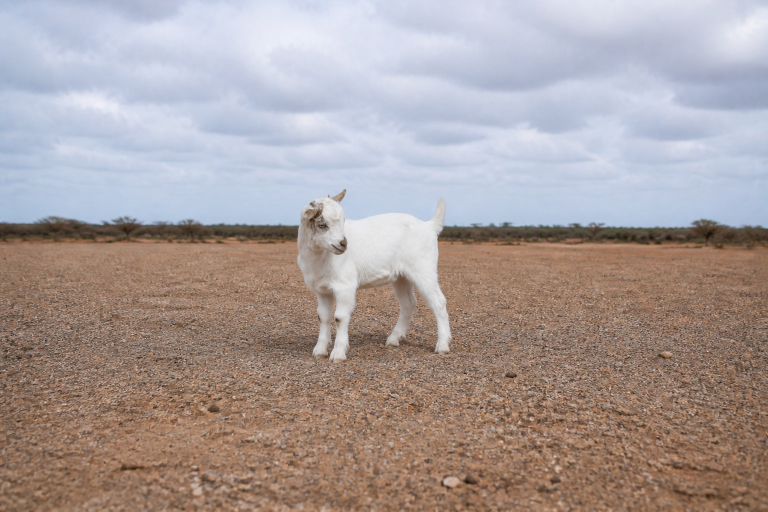
#> input picture smmps/pictures/generated/Birimo/Waxar.jpg, 1536 x 1024 px (shown at 1/2 size); its folder holds only this picture in this run
$ python fit-livestock-type-photos.py
#> lines starting #> are read from the running program, lines starting #| are printed output that depends on the picture
"""Crop livestock type photos to standard 16:9 (1920×1080)."""
from __future__ import annotations

from pathlib import Path

from PIL import Image, ImageOps

ROOT = Path(__file__).resolve().parents[1]
SRC = ROOT / "pictures"
OUT = ROOT / "public" / "images" / "livestock" / "types"
W, H = 1920, 1080
# 16:6 hero crop of a 16:9 file is 1920×720 — keep the animal inside this band.
SAFE_H = 720
BG = (247, 244, 238)

NAME_MAP = {
    "awr": "awr",
    "baarqab": "baarqab",
    "ceysaan": "caysan",
    "ceysan": "caysan",
    "dibi": "dibi",
    "g.qaalin": "qalin",
    "gqaalin": "qalin",
    "hal": "hal",
    "lax": "lax",
    "neyl": "neyl",
    "orgi": "orgi",
    "qurbac": "gurbac",
    "ri": "ri",
    "riyo": "ri",
    "rati": "rati",
    "sabeen": "sabeen",
    "sac": "sac",
    "sumal": "sumal",
    "wan": "wan",
    "waxar": "waxar",
    "wahar": "waxar",
}

# Prefer the canonical filename; do not let aliases overwrite it.
ALIAS_STEMS = {"qurbac", "riyo", "wahar", "ceysaan", "ceysan", "g.qaalin", "gqaalin"}


def slug_name(stem: str) -> str:
#> in fit, img is the input picture: PIL image 1536x1024 RGB; mean R, G, B 168.6, 157, 155.6
    key = stem.strip().lower().replace(" ", "")
    return NAME_MAP.get(key, key)


def trim_dark_edges(img: Image.Image, thresh: int = 38) -> Image.Image:
    """Crop baked-in black/dark bars from any side."""
#> called with thresh = 38
    rgb = img.convert("RGB")
    w, h = rgb.size
#> w = 1536; h = 1024
    pix = rgb.load()
    step_x = max(1, w // 120)
#> step_x = 12
    step_y = max(1, h // 120)
#> step_y = 8

    def dark_col(x: int) -> bool:
        return all(
            (pix[x, y][0] < thresh and pix[x, y][1] < thresh and pix[x, y][2] < thresh)
            for y in range(0, h, step_y)
        )

    def dark_row(y: int) -> bool:
        return all(
            (pix[x, y][0] < thresh and pix[x, y][1] < thresh and pix[x, y][2] < thresh)
            for x in range(0, w, step_x)
        )

    left, right, top, bottom = 0, w - 1, 0, h - 1
#> left = 0; right = 1535; top = 0; bottom = 1023
    while left < right and dark_col(left):
        left += 1
#> after the loop, left = 0
    while right > left and dark_col(right):
        right -= 1
#> this loop made 0 passes
#> after the loop, right = 1535
    while top < bottom and dark_row(top):
        top += 1
#> after the loop, top = 0
    while bottom > top and dark_row(bottom):
        bottom -= 1
#> after the loop, bottom = 1023
    if left > 0 or top > 0 or right < w - 1 or bottom < h - 1:
        rgb = rgb.crop((left, top, right + 1, bottom + 1))
    return rgb


def trim_bg_bars(img: Image.Image, bg: tuple[int, int, int] = BG, tol: int = 22) -> Image.Image:
    """Crop cream/letterbox padding so cover-fit can fill 16:9."""
#> called with bg = (247, 244, 238), tol = 22
    rgb = img.convert("RGB")
    w, h = rgb.size
    pix = rgb.load()
    step_x = max(1, w // 120)
    step_y = max(1, h // 120)

    def near_bg(c: tuple[int, int, int]) -> bool:
        return (
            abs(c[0] - bg[0]) <= tol
            and abs(c[1] - bg[1]) <= tol
            and abs(c[2] - bg[2]) <= tol
        )

    def bg_col(x: int) -> bool:
        return all(near_bg(pix[x, y]) for y in range(0, h, step_y))

    def bg_row(y: int) -> bool:
        return all(near_bg(pix[x, y]) for x in range(0, w, step_x))

    left, right, top, bottom = 0, w - 1, 0, h - 1
#> left = 0; right = 1535; top = 0; bottom = 1023
    while left < right and bg_col(left):
        left += 1
#> after the loop, left = 0
    while right > left and bg_col(right):
        right -= 1
#> after the loop, right = 1535
    while top < bottom and bg_row(top):
        top += 1
#> after the loop, top = 0
    while bottom > top and bg_row(bottom):
        bottom -= 1
#> after the loop, bottom = 1023
    if left > 0 or top > 0 or right < w - 1 or bottom < h - 1:
        rgb = rgb.crop((left, top, right + 1, bottom + 1))
    return rgb


def pad_edge_extend(inner: Image.Image, size: tuple[int, int]) -> Image.Image:
    """Fill 16:9 with continued sky/ground/sides — not cream letterbox."""
    tw, th = size
    canvas = Image.new("RGB", size)
    iw, ih = inner.size
    x = (tw - iw) // 2
    y = (th - ih) // 2
    canvas.paste(inner, (x, y))
    if y > 0:
        top = inner.crop((0, 0, iw, 1)).resize((iw, y), Image.Resampling.LANCZOS)
        canvas.paste(top, (x, 0))
    if y + ih < th:
        bot_h = th - (y + ih)
        bot = inner.crop((0, ih - 1, iw, ih)).resize((iw, bot_h), Image.Resampling.LANCZOS)
        canvas.paste(bot, (x, y + ih))
    if x > 0:
        strip = canvas.crop((x, 0, x + 1, th)).resize((x, th), Image.Resampling.LANCZOS)
        canvas.paste(strip, (0, 0))
    if x + iw < tw:
        right_w = tw - (x + iw)
        strip = canvas.crop((x + iw - 1, 0, x + iw, th)).resize((right_w, th), Image.Resampling.LANCZOS)
        canvas.paste(strip, (x + iw, 0))
    return canvas


def fit_hero_safe(src: Path, dest: Path) -> None:
    """Keep the whole animal inside the 16:6 hero band of a 16:9 file."""
    img = Image.open(src)
    img = ImageOps.exif_transpose(img)
    if img.mode in ("RGBA", "P"):
        img = img.convert("RGBA")
        canvas = Image.new("RGBA", img.size, (*BG, 255))
        canvas.alpha_composite(img)
        img = canvas.convert("RGB")
    else:
        img = img.convert("RGB")
    img = trim_dark_edges(img)
    img = trim_bg_bars(img)
    dest.parent.mkdir(parents=True, exist_ok=True)
    inner = ImageOps.contain(img, (W, SAFE_H - 48), Image.Resampling.LANCZOS)
    filled = pad_edge_extend(inner, (W, H))
    filled.save(dest, "JPEG", quality=92, optimize=True, progressive=True)


def fit(src: Path, dest: Path) -> None:
    img = Image.open(src)
    img = ImageOps.exif_transpose(img)
    if img.mode in ("RGBA", "P"):
        img = img.convert("RGBA")
        canvas = Image.new("RGBA", img.size, (*BG, 255))
        canvas.alpha_composite(img)
        img = canvas.convert("RGB")
    else:
        img = img.convert("RGB")

    img = trim_dark_edges(img)
    img = trim_bg_bars(img)
    dest.parent.mkdir(parents=True, exist_ok=True)
    # Fill the whole 1920×1080 16:9 file (no cream bars). Hero UI crops 16:6 with object-cover.
    filled = ImageOps.fit(
        img,
        (W, H),
        method=Image.Resampling.LANCZOS,
        centering=(0.5, 0.5),
    )
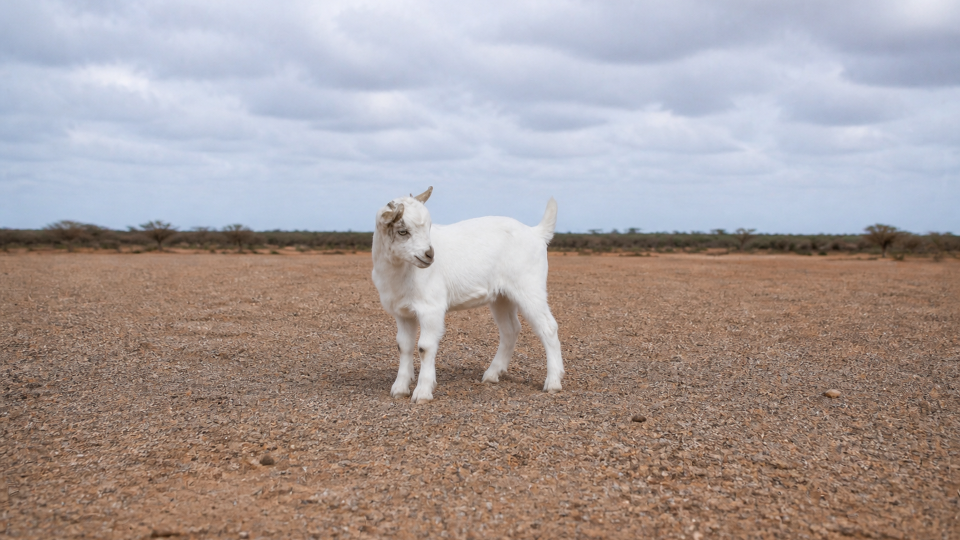
#> filled: PIL image 1920x1080 RGB (shown at 1/2 size); mean R, G, B 167.2, 156, 154.6
    filled.save(dest, "JPEG", quality=92, optimize=True, progressive=True)


def main() -> None:
    n = 0
    for season in ("Birimo", "sugunto"):
        generated = SRC / "generated" / season
        original = SRC / season
        folder = generated if generated.is_dir() else original
        if not folder.is_dir():
            continue
        out_season = "birimo" if season.lower() == "birimo" else "sugunto"
        files = [
            path
            for path in sorted(folder.iterdir())
            if path.suffix.lower() in {".jpg", ".jpeg", ".png", ".webp"}
        ]
        primary = [p for p in files if p.stem.strip().lower() not in ALIAS_STEMS]
        aliases = [p for p in files if p.stem.strip().lower() in ALIAS_STEMS]
        written: set[str] = set()
        for path in primary + aliases:
            dest = OUT / out_season / f"{slug_name(path.stem)}.jpg"
            if dest.name in written:
                print(f"skip alias {path.name} (keep {dest.name})")
                continue
            fit(path, dest)
            written.add(dest.name)
            n += 1
            print(f"{path.name} -> {dest.relative_to(ROOT)}")
#> pass 2 of the loop in main, `for season in ("Birimo", "sugunto"):`:
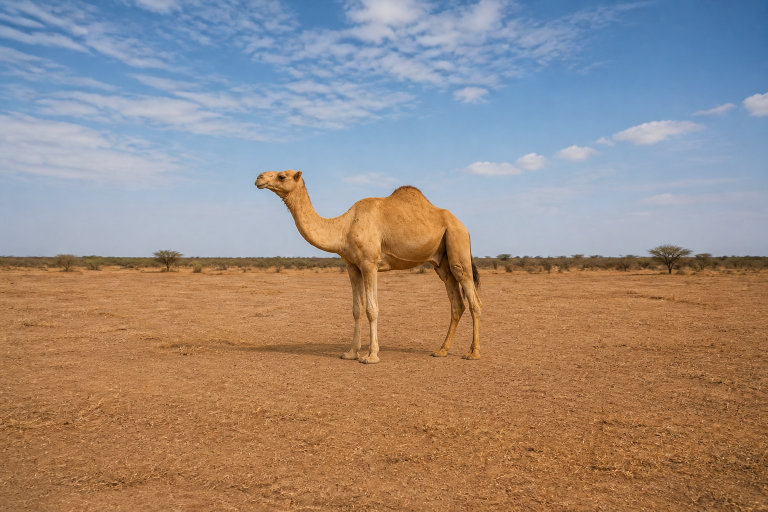
#> input picture smmps/pictures/generated/sugunto/awr.jpg, 1536 x 1024 px (shown at 1/2 size)
#> in fit, img is the input picture: PIL image 1536x1024 RGB; mean R, G, B 155.2, 139.6, 129.7
#> in fit (call 2), `filled = ImageOps.fit( img, (W, H), method=Image.Resampling.LANCZOS, c..`:
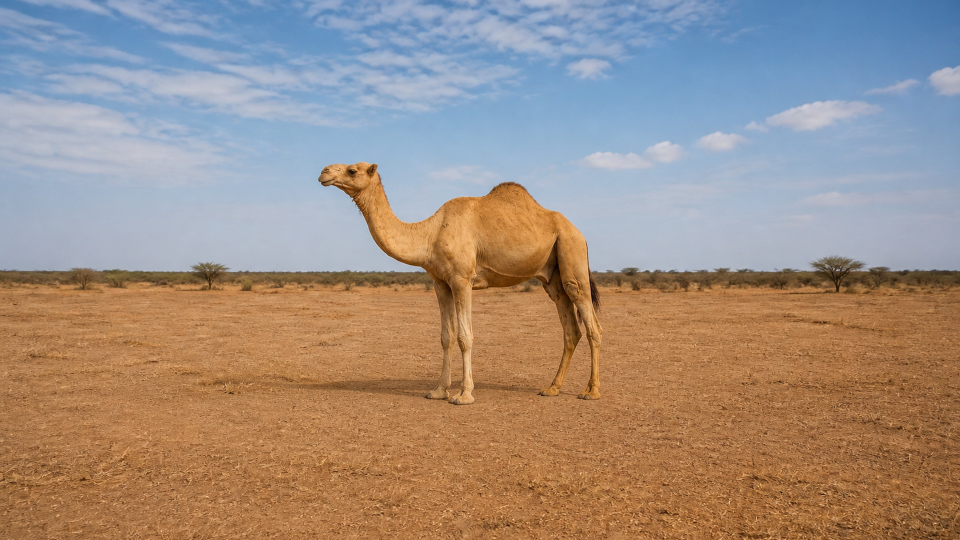
#> filled: PIL image 1920x1080 RGB (shown at 1/2 size); mean R, G, B 159.2, 142.4, 130.9
    print(f"fitted {n} photos")


if __name__ == "__main__":
    main()
